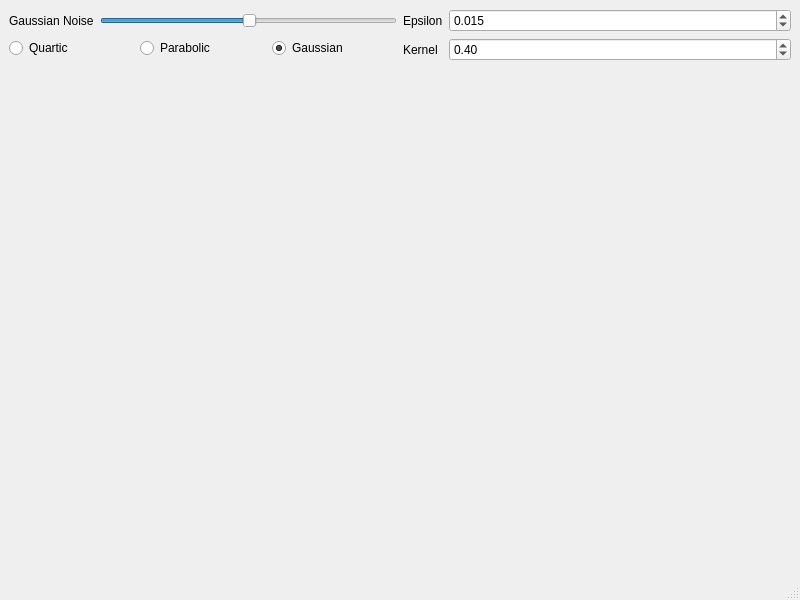
<?xml version="1.0" encoding="UTF-8"?>
<ui version="4.0">
 <class>MainWindow</class>
 <widget class="QMainWindow" name="MainWindow">
  <property name="geometry">
   <rect>
    <x>0</x>
    <y>0</y>
    <width>800</width>
    <height>600</height>
   </rect>
  </property>
  <property name="windowTitle">
   <string>MainWindow</string>
  </property>
  <widget class="QWidget" name="centralwidget">
   <layout class="QGridLayout" name="gridLayout" rowstretch="0,1" columnstretch="1,1" rowminimumheight="0,0" columnminimumwidth="0,0">
    <item row="0" column="1">
     <layout class="QFormLayout" name="formLayout_2">
      <item row="0" column="0">
       <widget class="QLabel" name="label_2">
        <property name="text">
         <string>Epsilon</string>
        </property>
       </widget>
      </item>
      <item row="0" column="1">
       <widget class="QDoubleSpinBox" name="epsilonSpinbox">
        <property name="decimals">
         <number>3</number>
        </property>
        <property name="minimum">
         <double>0.005000000000000</double>
        </property>
        <property name="maximum">
         <double>0.200000000000000</double>
        </property>
        <property name="singleStep">
         <double>0.005000000000000</double>
        </property>
        <property name="value">
         <double>0.015000000000000</double>
        </property>
       </widget>
      </item>
      <item row="1" column="0">
       <widget class="QLabel" name="label_3">
        <property name="text">
         <string>Kernel</string>
        </property>
       </widget>
      </item>
      <item row="1" column="1">
       <widget class="QDoubleSpinBox" name="kernelSpinbox">
        <property name="minimum">
         <double>0.100000000000000</double>
        </property>
        <property name="maximum">
         <double>0.600000000000000</double>
        </property>
        <property name="singleStep">
         <double>0.050000000000000</double>
        </property>
        <property name="value">
         <double>0.400000000000000</double>
        </property>
       </widget>
      </item>
     </layout>
    </item>
    <item row="0" column="0">
     <layout class="QVBoxLayout" name="verticalLayout">
      <item>
       <layout class="QHBoxLayout" name="horizontalLayout">
        <property name="topMargin">
         <number>2</number>
        </property>
        <item>
         <widget class="QLabel" name="label">
          <property name="text">
           <string>Gaussian Noise</string>
          </property>
         </widget>
        </item>
        <item>
         <widget class="QSlider" name="horizontalSlider">
          <property name="value">
           <number>50</number>
          </property>
          <property name="orientation">
           <enum>Qt::Horizontal</enum>
          </property>
         </widget>
        </item>
       </layout>
      </item>
      <item>
       <layout class="QHBoxLayout" name="horizontalLayout_2">
        <property name="topMargin">
         <number>2</number>
        </property>
        <item>
         <widget class="QRadioButton" name="radioQuartic">
          <property name="text">
           <string>Quartic</string>
          </property>
         </widget>
        </item>
        <item>
         <widget class="QRadioButton" name="radioParabolic">
          <property name="text">
           <string>Parabolic</string>
          </property>
         </widget>
        </item>
        <item>
         <widget class="QRadioButton" name="radioGaussian">
          <property name="text">
           <string>Gaussian</string>
          </property>
          <property name="checked">
           <bool>true</bool>
          </property>
         </widget>
        </item>
       </layout>
      </item>
     </layout>
    </item>
    <item row="1" column="1">
     <widget class="QCustomPlot" name="plotB" native="true"/>
    </item>
    <item row="1" column="0">
     <widget class="QCustomPlot" name="plotA" native="true"/>
    </item>
   </layout>
  </widget>
  <widget class="QMenuBar" name="menubar">
   <property name="geometry">
    <rect>
     <x>0</x>
     <y>0</y>
     <width>800</width>
     <height>19</height>
    </rect>
   </property>
  </widget>
  <widget class="QStatusBar" name="statusbar"/>
 </widget>
 <customwidgets>
  <customwidget>
   <class>QCustomPlot</class>
   <extends>QWidget</extends>
   <header>qcustomplot.h</header>
   <container>1</container>
  </customwidget>
 </customwidgets>
 <resources/>
 <connections/>
</ui>
